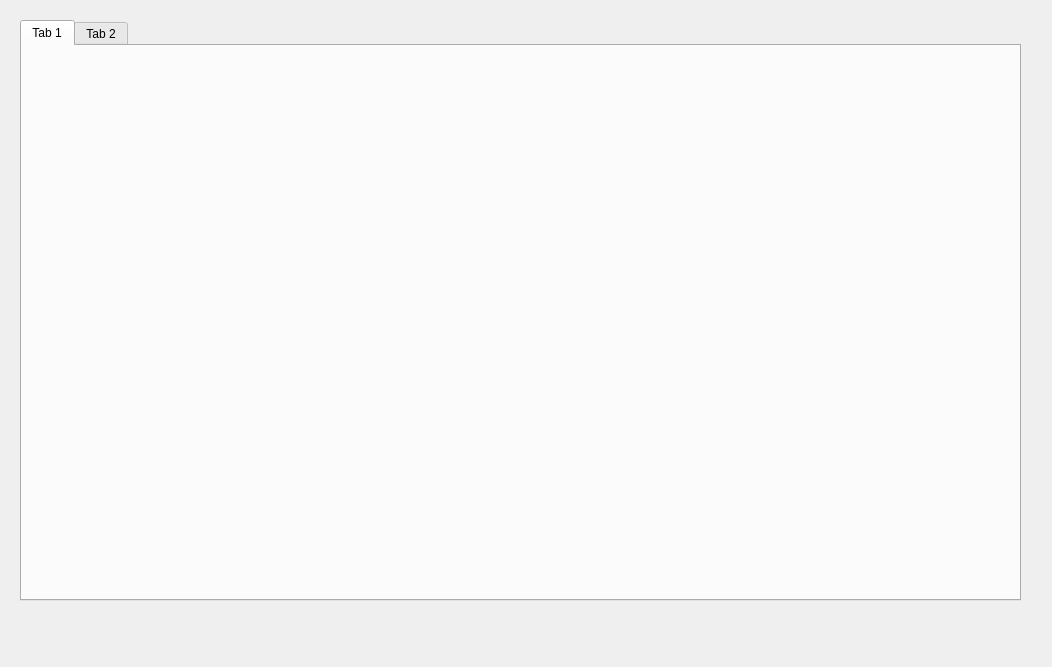
<?xml version="1.0" encoding="UTF-8"?>
<ui version="4.0">
 <class>ListRacers</class>
 <widget class="QWidget" name="ListRacers">
  <property name="geometry">
   <rect>
    <x>0</x>
    <y>0</y>
    <width>1052</width>
    <height>667</height>
   </rect>
  </property>
  <property name="windowTitle">
   <string>Form</string>
  </property>
  <widget class="QTabWidget" name="tabWidget">
   <property name="geometry">
    <rect>
     <x>20</x>
     <y>20</y>
     <width>1001</width>
     <height>581</height>
    </rect>
   </property>
   <widget class="QWidget" name="tab">
    <attribute name="title">
     <string>Tab 1</string>
    </attribute>
   </widget>
   <widget class="QWidget" name="tab_2">
    <attribute name="title">
     <string>Tab 2</string>
    </attribute>
   </widget>
  </widget>
 </widget>
 <resources/>
 <connections/>
</ui>
